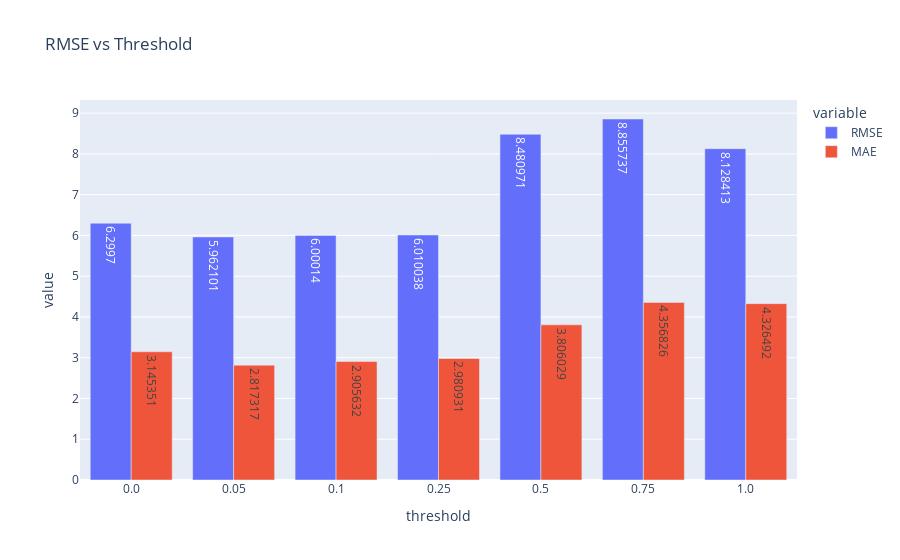

Write notebook code for a chart like this one.
### Code cell
fig = px.bar(df, x='threshold', y=['RMSE','MAE'], text_auto=True,barmode='group', title='RMSE vs Threshold')
# fig = px.line(df, x='threshold', y='RMSE', title='RMSE vs Threshold')
fig.show()

### Figure 1 — Plotly figure (JSON) as saved in the notebook; plotly's stock layout.template omitted (floating-point values rounded to 4 significant figures)
{"data": [{"alignmentgroup": "True", "hovertemplate": "variable=RMSE<br>threshold=%{x}<br>value=%{y}<extra></extra>", "legendgroup": "RMSE", "marker": {"color": "#636efa", "pattern": {"shape": ""}}, "name": "RMSE", "offsetgroup": "RMSE", "orientation": "v", "showlegend": true, "textposition": "auto", "texttemplate": "%{y}", "type": "bar", "x": ["0.0", "0.05", "0.1", "0.25", "0.5", "0.75", "1.0"], "xaxis": "x", "y": [6.3, 5.962, 6.0, 6.01, 8.481, 8.856, 8.128], "yaxis": "y"}, {"alignmentgroup": "True", "hovertemplate": "variable=MAE<br>threshold=%{x}<br>value=%{y}<extra></extra>", "legendgroup": "MAE", "marker": {"color": "#EF553B", "pattern": {"shape": ""}}, "name": "MAE", "offsetgroup": "MAE", "orientation": "v", "showlegend": true, "textposition": "auto", "texttemplate": "%{y}", "type": "bar", "x": ["0.0", "0.05", "0.1", "0.25", "0.5", "0.75", "1.0"], "xaxis": "x", "y": [3.145, 2.817, 2.906, 2.981, 3.806, 4.357, 4.326], "yaxis": "y"}], "layout": {"barmode": "group", "legend": {"title": {"text": "variable"}, "tracegroupgap": 0}, "title": {"text": "RMSE vs Threshold"}, "xaxis": {"anchor": "y", "domain": [0, 1], "title": {"text": "threshold"}}, "yaxis": {"anchor": "x", "domain": [0, 1], "title": {"text": "value"}}}}
